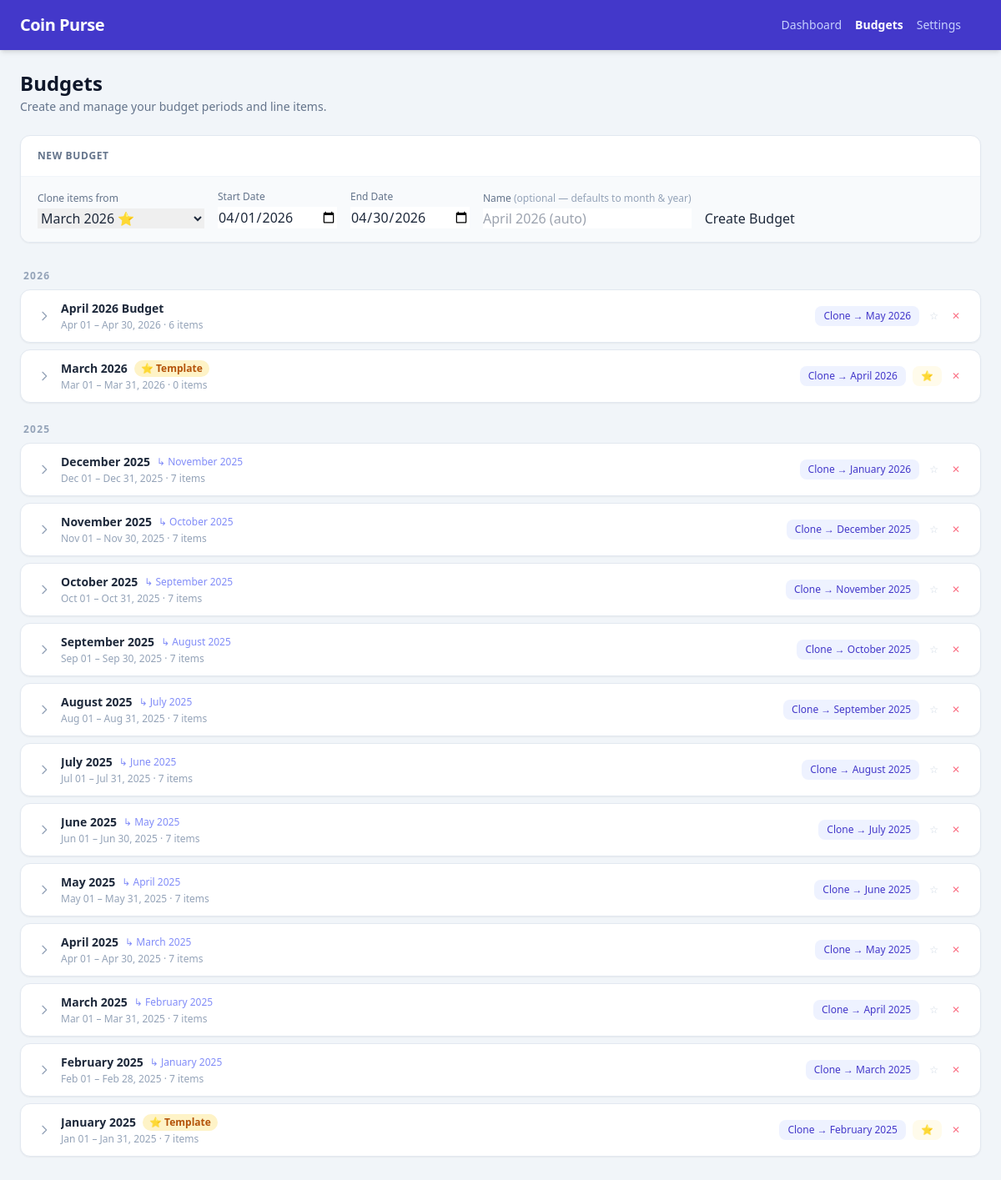
Page /ui/budgets/91cd56eb8af3408e83a68a66810c647a on the committed database.
### models/models.py (models this page shows)
class TimestampMixin:
    id: Mapped[uuid.UUID] = mapped_column(
        UUID(as_uuid=True),
        primary_key=True,
        default=uuid.uuid4,
        server_default=text("gen_random_uuid()"),
    )
    created_at: Mapped[datetime] = mapped_column(
        DateTime(timezone=True),
        nullable=False,
        default=lambda: datetime.now(UTC),
        server_default=func.now(),
    )
    updated_at: Mapped[datetime] = mapped_column(
        DateTime(timezone=True),
        nullable=False,
        default=lambda: datetime.now(UTC),
        server_default=func.now(),
        onupdate=lambda: datetime.now(UTC),
    )
    is_active: Mapped[bool] = mapped_column(
        Boolean, nullable=False, server_default=text("true")
    )

class Base(DeclarativeBase):
    pass

class Budget(TimestampMixin, Base):
    __tablename__ = "budgets"
    __table_args__ = (
        Index("ix_budgets_user_period", "user_id", "period_start", "period_end"),
        UniqueConstraint(
            "user_id", "period_start", "period_end", name="uq_budgets_user_period"
        ),
    )
    user_id: Mapped[uuid.UUID] = mapped_column(
        UUID(as_uuid=True),
        ForeignKey("users.id", ondelete="RESTRICT"),
        nullable=False,
    )
    name: Mapped[str] = mapped_column(String(200), nullable=False)
    period_start: Mapped[date] = mapped_column(Date, nullable=False)
    period_end: Mapped[date] = mapped_column(Date, nullable=False)
    is_template: Mapped[bool] = mapped_column(Boolean, nullable=False, server_default=text("false"))
    source_budget_id: Mapped[uuid.UUID | None] = mapped_column(
        UUID(as_uuid=True),
        ForeignKey("budgets.id", ondelete="SET NULL"),
        nullable=True,
    )
    user: Mapped[User] = relationship(back_populates="budgets")
    items: Mapped[list[BudgetItem]] = relationship(
        back_populates="budget", cascade="all, delete-orphan"
    )
    source_budget: Mapped[Budget | None] = relationship(
        foreign_keys=[source_budget_id], remote_side="Budget.id"
    )

### routes/views.py (the view)
@router.get("/ui/budgets/{user_id}", response_class=HTMLResponse)
def ui_budgets(
    request: Request,
    user_id: UUID,
    db: Annotated[Session, Depends(get_db)],
):
    today = datetime.datetime.now(UTC).date()
    budgets = (
        active_query(db, Budget)
        .filter(Budget.user_id == user_id)
        .order_by(Budget.period_start.desc())
        .all()
    )
    categories = (
        active_query(db, Category)
        .filter(Category.user_id == user_id)
        .order_by(Category.name)
        .all()
    )
    active_id_map = {b.id: b.name for b in budgets}
    source_ids = {b.source_budget_id for b in budgets if b.source_budget_id}
    source_name_map = dict(active_id_map)
    missing = source_ids - active_id_map.keys()
    if missing:
        for b in db.query(Budget).filter(Budget.id.in_(missing)).all():
            source_name_map[b.id] = b.name
    budget_data = []
    for b in budgets:
        items = (
            active_query(db, BudgetItem)
            .filter(BudgetItem.budget_id == b.id)
            .join(Category, BudgetItem.category_id == Category.id)
            .filter(Category.is_active.is_(True))
            .with_entities(
                BudgetItem.id.label("id"),
                BudgetItem.limit_amount.label("limit_amount"),
                BudgetItem.category_id.label("category_id"),
                Category.name.label("category_name"),
            )
            .order_by(Category.name)
            .all()
        )
        ny = b.period_end.year + (1 if b.period_end.month == 12 else 0)
        nm = 1 if b.period_end.month == 12 else b.period_end.month + 1
        clone_start = datetime.date(ny, nm, 1)
        clone_end = datetime.date(ny, nm, cal_lib.monthrange(ny, nm)[1])
        budget_data.append(
            {
                "budget": b,
                "items": items,
                "source_name": (
                    source_name_map.get(b.source_budget_id)
                    if b.source_budget_id
                    else None
                ),
                "clone_start": clone_start.isoformat(),
                "clone_end": clone_end.isoformat(),
                "clone_label": f"{cal_lib.month_name[nm]} {ny}",
            }
        )
    first_of_month = today.replace(day=1)
    last_of_month = today.replace(day=cal_lib.monthrange(today.year, today.month)[1])
    template_budget = next((b for b in budgets if b.is_template), None)
    return templates.TemplateResponse(
        "budgets.html",
        {
            "request": request,
            "user_id": str(user_id),
            "budgets": budget_data,
            "categories": categories,
            "default_start": first_of_month.isoformat(),
            "default_end": last_of_month.isoformat(),
            "template_budget_id": str(template_budget.id) if template_budget else "",
        },
    )

### templates/budgets.html (shortened to what this page needs)
{% extends "base.html" %}
{% block nav_budgets %}font-semibold !text-white{% endblock %}
{% block content %}
<div class="mb-6">
  <h1 class="text-2xl font-bold text-slate-900">Budgets</h1>
  <p class="text-slate-500 text-sm mt-0.5">Create and manage your budget periods and line items.</p>
</div>
<div class="bg-white rounded-xl shadow-sm border border-slate-200 overflow-hidden mb-8">
  <div class="px-5 py-4 border-b border-slate-100">
    <h2 class="text-xs font-semibold text-slate-500 uppercase tracking-wider">New Budget</h2>
  </div>
  <div class="px-5 py-4 bg-slate-50">
    <form id="budget-form" class="flex flex-wrap gap-4 items-end" onsubmit="createBudget(event)">
      <div class="flex flex-col gap-1">
        <label class="text-xs text-slate-500">Clone items from</label>
        <select id="create-clone-from" name="clone_from" class="input-field min-w-[200px]">
          {% for bd in budgets %}
          {% set b = bd.budget %}
          <option value="{{ b.id }}"
            data-clone-start="{{ bd.clone_start }}"
            data-clone-end="{{ bd.clone_end }}"
            {% if b.is_template %}data-is-template="true"{% endif %}
            {% if b.id | string == template_budget_id %}selected{% endif %}>
            {{ b.name }}{% if b.is_template %} ⭐{% endif %}
          </option>
          {% endfor %}
        </select>
      </div>
      <div class="flex flex-col gap-1">
        <label class="text-xs text-slate-500">Start Date</label>
        <input id="create-period-start" name="period_start" type="date" required
               class="input-field" value="{{ default_start }}"
               oninput="updateNamePlaceholder()" />
      </div>
      <div class="flex flex-col gap-1">
        <label class="text-xs text-slate-500">End Date</label>
        <input id="create-period-end" name="period_end" type="date" required class="input-field" value="{{ default_end }}" />
      </div>
      <div class="flex flex-col gap-1 min-w-[180px]">
        <label class="text-xs text-slate-500">Name <span class="text-slate-400">(optional — defaults to month &amp; year)</span></label>
        <input id="create-name" name="name" type="text" class="input-field" placeholder="e.g. April 2026 (auto)" />
      </div>
      <button type="submit" class="btn-primary">Create Budget</button>
    </form>
  </div>
</div>
{% if budgets %}
{% set ns = namespace(current_year=None) %}
<div id="budget-list">
  {% for bd in budgets %}
  {% set b = bd.budget %}
  {% set yr = b.period_start.year %}
  {% if yr != ns.current_year %}
  {% if not loop.first %}</div>{% endif %}
  {% set ns.current_year = yr %}
  <div class="mb-2 mt-{{ '0' if loop.first else '6' }}">
    <h2 class="text-xs font-semibold text-slate-400 uppercase tracking-widest px-1 mb-2">{{ yr }}</h2>
    <div class="space-y-2">
  {% endif %}
  <div id="budget-{{ b.id }}" class="bg-white rounded-xl shadow-sm border border-slate-200 overflow-hidden">
    <div class="px-5 py-3 flex items-center justify-between gap-3 cursor-pointer select-none
                hover:bg-slate-50 transition-colors"
         onclick="toggleCard('{{ b.id }}')">
      <div class="flex items-center gap-3 min-w-0">
        <svg id="chevron-{{ b.id }}" class="w-4 h-4 text-slate-400 shrink-0 transition-transform duration-200"
             fill="none" stroke="currentColor" viewBox="0 0 24 24">
          <path stroke-linecap="round" stroke-linejoin="round" stroke-width="2" d="M9 5l7 7-7 7"/>
        </svg>
        <div class="min-w-0">
          <div class="flex items-center gap-2 flex-wrap">
            <span class="text-sm font-semibold text-slate-800 truncate">{{ b.name }}</span>
            {% if b.is_template %}
            <span class="text-xs bg-amber-100 text-amber-700 font-semibold px-2 py-0.5 rounded-full shrink-0">⭐ Template</span>
            {% endif %}
            {% if bd.source_name %}
            <span class="text-xs text-indigo-400 shrink-0">↳ {{ bd.source_name }}</span>
            {% endif %}
          </div>
          <p class="text-xs text-slate-400 mt-0.5">
            {{ b.period_start.strftime("%b %d") }} – {{ b.period_end.strftime("%b %d, %Y") }}
            · {{ bd['items'] | length }} item{{ 's' if bd['items'] | length != 1 else '' }}
          </p>
        </div>
      </div>
      <div class="flex items-center gap-2 shrink-0" onclick="event.stopPropagation()">
        <button
          onclick="cloneBudget('{{ b.id }}', '{{ bd.clone_start }}', '{{ bd.clone_end }}')"
          class="text-xs bg-indigo-50 hover:bg-indigo-100 text-indigo-700 font-medium px-2.5 py-1 rounded-lg transition-colors">
          Clone → {{ bd.clone_label }}
        </button>
        {% if b.is_template %}
        <button
          onclick="unsetTemplate('{{ b.id }}')"
          class="text-xs bg-amber-50 hover:bg-amber-100 text-amber-700 font-medium px-2.5 py-1 rounded-lg transition-colors">
          ⭐
        </button>
        {% else %}
        <button
          onclick="setTemplate('{{ b.id }}')"
          title="Set as template"
          class="text-xs text-slate-300 hover:text-amber-500 font-medium px-1 py-1 rounded-lg transition-colors">
          ☆
        </button>
        {% endif %}
        <button
          onclick="deleteBudget('{{ b.id }}')"
          class="text-xs text-rose-400 hover:text-rose-600 font-medium px-1 py-1 rounded-lg transition-colors">
          ✕
        </button>
      </div>
    </div>
  </div>
  {% if loop.last %}</div></div>{% endif %}
  {% endfor %}
</div>
{% else %}
<div class="bg-white rounded-xl shadow-sm border border-slate-200 px-5 py-10 text-center text-sm text-slate-400">
  No budgets yet. Create your first budget above.
</div>
{% endif %}
{% endblock %}

### templates/budgets.html (style rules this page uses)
.input-field { @apply border border-slate-300 rounded-lg px-3 py-1.5 text-sm focus:outline-none focus:ring-2 focus:ring-indigo-400 bg-white; }
.btn-primary { @apply bg-indigo-600 hover:bg-indigo-700 text-white text-sm font-medium px-4 py-1.5 rounded-lg transition-colors; }

### rows in the picture
Budget: clone_from "March 2026 ⭐", name "March 2026", period_start "Mar 01", period_end "Mar 31, 2026"
Budget: name "April 2026 Budget", period_start "Apr 01", period_end "Apr 30, 2026", is_template False (drawn)
Budget: yr "2025", source_name "November 2025", items|length "7", items "s", clone_label "January 2026", name "November 2025", period_start "Nov 01", period_end "Nov 30, 2025"
Budget: name "December 2025", period_start "Dec 01", period_end "Dec 31, 2025"
Budget: source_name "October 2025", items|length "7", items "s", clone_label "December 2025", name "October 2025", period_start "Oct 01", period_end "Oct 31, 2025"
Budget: source_name "September 2025", items|length "7", items "s", clone_label "November 2025", name "September 2025", period_start "Sep 01", period_end "Sep 30, 2025"
Budget: source_name "August 2025", items|length "7", items "s", clone_label "October 2025", name "August 2025", period_start "Aug 01", period_end "Aug 31, 2025"
Budget: source_name "July 2025", items|length "7", items "s", clone_label "September 2025", name "July 2025", period_start "Jul 01", period_end "Jul 31, 2025"
Budget: source_name "June 2025", items|length "7", items "s", clone_label "August 2025", name "June 2025", period_start "Jun 01", period_end "Jun 30, 2025"
Budget: source_name "May 2025", items|length "7", items "s", clone_label "July 2025", name "May 2025", period_start "May 01", period_end "May 31, 2025"
Budget: source_name "April 2025", items|length "7", items "s", clone_label "June 2025", name "April 2025", period_start "Apr 01", period_end "Apr 30, 2025"
Budget: source_name "March 2025", items|length "7", items "s", clone_label "May 2025", name "March 2025", period_start "Mar 01", period_end "Mar 31, 2025"
Budget: source_name "February 2025", items|length "7", items "s", clone_label "April 2025", name "February 2025", period_start "Feb 01", period_end "Feb 28, 2025"
Budget: source_name "January 2025", items|length "7", items "s", clone_label "March 2025", name "January 2025", period_start "Jan 01", period_end "Jan 31, 2025"

### other values in the picture
{{ yr }} "2026"
{{ bd['items'] | length }} "6" "0" "7"
{{ 's' if bd['items'] | length != 1 else '' }} "s" "s" "s"
{{ bd.clone_label }} "May 2026" "April 2026" "February 2025"
